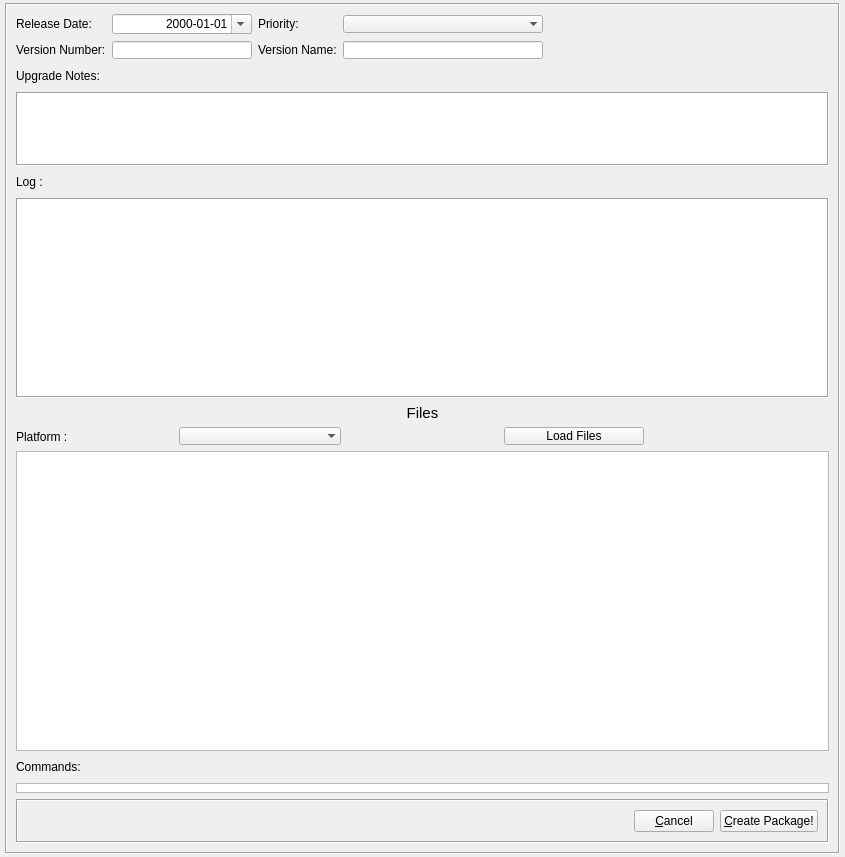
<?xml version="1.0" encoding="UTF-8"?>
<ui version="4.0">
 <class>uiCreatePackage</class>
 <widget class="QWidget" name="uiCreatePackage">
  <property name="geometry">
   <rect>
    <x>0</x>
    <y>0</y>
    <width>845</width>
    <height>857</height>
   </rect>
  </property>
  <property name="sizePolicy">
   <sizepolicy hsizetype="MinimumExpanding" vsizetype="MinimumExpanding">
    <horstretch>0</horstretch>
    <verstretch>0</verstretch>
   </sizepolicy>
  </property>
  <property name="minimumSize">
   <size>
    <width>750</width>
    <height>800</height>
   </size>
  </property>
  <property name="baseSize">
   <size>
    <width>800</width>
    <height>800</height>
   </size>
  </property>
  <property name="windowTitle">
   <string>Dialog</string>
  </property>
  <property name="windowIcon">
   <iconset>
    <normaloff>:/Resources/Images/SystemObjects.png</normaloff>:/Resources/Images/SystemObjects.png</iconset>
  </property>
  <property name="styleSheet">
   <string notr="true"/>
  </property>
  <layout class="QGridLayout" name="gridLayout">
   <property name="leftMargin">
    <number>5</number>
   </property>
   <property name="topMargin">
    <number>3</number>
   </property>
   <property name="rightMargin">
    <number>5</number>
   </property>
   <property name="bottomMargin">
    <number>3</number>
   </property>
   <property name="horizontalSpacing">
    <number>3</number>
   </property>
   <property name="verticalSpacing">
    <number>1</number>
   </property>
   <item row="1" column="0">
    <widget class="QFrame" name="frmMain">
     <property name="frameShape">
      <enum>QFrame::Box</enum>
     </property>
     <property name="frameShadow">
      <enum>QFrame::Sunken</enum>
     </property>
     <layout class="QVBoxLayout" name="verticalLayout">
      <item>
       <layout class="QGridLayout" name="gridLayout_2">
        <item row="0" column="0">
         <widget class="QLabel" name="label_8">
          <property name="text">
           <string>Release Date:</string>
          </property>
         </widget>
        </item>
        <item row="0" column="1">
         <widget class="QDateEdit" name="dedDate">
          <property name="sizePolicy">
           <sizepolicy hsizetype="Preferred" vsizetype="Fixed">
            <horstretch>0</horstretch>
            <verstretch>0</verstretch>
           </sizepolicy>
          </property>
          <property name="minimumSize">
           <size>
            <width>140</width>
            <height>18</height>
           </size>
          </property>
          <property name="alignment">
           <set>Qt::AlignRight|Qt::AlignTrailing|Qt::AlignVCenter</set>
          </property>
          <property name="currentSection">
           <enum>QDateTimeEdit::YearSection</enum>
          </property>
          <property name="displayFormat">
           <string>yyyy-MM-dd</string>
          </property>
          <property name="calendarPopup">
           <bool>true</bool>
          </property>
         </widget>
        </item>
        <item row="0" column="2">
         <widget class="QLabel" name="label_5">
          <property name="text">
           <string>Priority:</string>
          </property>
         </widget>
        </item>
        <item row="0" column="3">
         <widget class="QComboBox" name="cbxPriority">
          <property name="minimumSize">
           <size>
            <width>140</width>
            <height>18</height>
           </size>
          </property>
          <property name="maximumSize">
           <size>
            <width>200</width>
            <height>18</height>
           </size>
          </property>
          <property name="editable">
           <bool>false</bool>
          </property>
          <property name="frame">
           <bool>false</bool>
          </property>
         </widget>
        </item>
        <item row="0" column="4">
         <spacer name="horizontalSpacer_5">
          <property name="orientation">
           <enum>Qt::Horizontal</enum>
          </property>
          <property name="sizeHint" stdset="0">
           <size>
            <width>40</width>
            <height>20</height>
           </size>
          </property>
         </spacer>
        </item>
        <item row="1" column="0">
         <widget class="QLabel" name="label_9">
          <property name="text">
           <string>Version Number:</string>
          </property>
         </widget>
        </item>
        <item row="1" column="1">
         <widget class="QLineEdit" name="ledVersion">
          <property name="sizePolicy">
           <sizepolicy hsizetype="Preferred" vsizetype="Fixed">
            <horstretch>0</horstretch>
            <verstretch>0</verstretch>
           </sizepolicy>
          </property>
          <property name="minimumSize">
           <size>
            <width>80</width>
            <height>18</height>
           </size>
          </property>
          <property name="maximumSize">
           <size>
            <width>9999</width>
            <height>18</height>
           </size>
          </property>
          <property name="styleSheet">
           <string notr="true"/>
          </property>
          <property name="maxLength">
           <number>8</number>
          </property>
         </widget>
        </item>
        <item row="1" column="2">
         <widget class="QLabel" name="label_3">
          <property name="text">
           <string>Version Name:</string>
          </property>
         </widget>
        </item>
        <item row="1" column="3">
         <widget class="QLineEdit" name="ledName">
          <property name="sizePolicy">
           <sizepolicy hsizetype="Preferred" vsizetype="Fixed">
            <horstretch>1</horstretch>
            <verstretch>0</verstretch>
           </sizepolicy>
          </property>
          <property name="minimumSize">
           <size>
            <width>120</width>
            <height>18</height>
           </size>
          </property>
          <property name="maximumSize">
           <size>
            <width>200</width>
            <height>18</height>
           </size>
          </property>
          <property name="styleSheet">
           <string notr="true"/>
          </property>
          <property name="maxLength">
           <number>50</number>
          </property>
         </widget>
        </item>
        <item row="1" column="4">
         <spacer name="horizontalSpacer_4">
          <property name="orientation">
           <enum>Qt::Horizontal</enum>
          </property>
          <property name="sizeHint" stdset="0">
           <size>
            <width>40</width>
            <height>20</height>
           </size>
          </property>
         </spacer>
        </item>
       </layout>
      </item>
      <item>
       <layout class="QGridLayout" name="gridLayout_3">
        <item row="0" column="0">
         <widget class="QLabel" name="label_7">
          <property name="text">
           <string>Upgrade Notes:</string>
          </property>
         </widget>
        </item>
        <item row="0" column="1">
         <spacer name="horizontalSpacer_2">
          <property name="orientation">
           <enum>Qt::Horizontal</enum>
          </property>
          <property name="sizeHint" stdset="0">
           <size>
            <width>286</width>
            <height>20</height>
           </size>
          </property>
         </spacer>
        </item>
        <item row="1" column="0" colspan="2">
         <widget class="QPlainTextEdit" name="txtDescription">
          <property name="maximumSize">
           <size>
            <width>16777215</width>
            <height>100</height>
           </size>
          </property>
          <property name="frameShape">
           <enum>QFrame::Box</enum>
          </property>
         </widget>
        </item>
       </layout>
      </item>
      <item>
       <layout class="QGridLayout" name="gridLayout_6">
        <item row="0" column="0">
         <widget class="QLabel" name="lblLog">
          <property name="text">
           <string>Log :</string>
          </property>
         </widget>
        </item>
        <item row="0" column="1">
         <widget class="QPushButton" name="tbtAddLog">
          <property name="sizePolicy">
           <sizepolicy hsizetype="Fixed" vsizetype="Fixed">
            <horstretch>0</horstretch>
            <verstretch>0</verstretch>
           </sizepolicy>
          </property>
          <property name="maximumSize">
           <size>
            <width>20</width>
            <height>20</height>
           </size>
          </property>
          <property name="text">
           <string/>
          </property>
          <property name="icon">
           <iconset resource="NCreatePackage.qrc">
            <normaloff>:/Resources/Images/Add.png</normaloff>:/Resources/Images/Add.png</iconset>
          </property>
          <property name="shortcut">
           <string notr="true">Ctrl+1</string>
          </property>
          <property name="flat">
           <bool>true</bool>
          </property>
         </widget>
        </item>
        <item row="0" column="2">
         <widget class="QPushButton" name="tbtDeleteLog">
          <property name="sizePolicy">
           <sizepolicy hsizetype="Fixed" vsizetype="Fixed">
            <horstretch>0</horstretch>
            <verstretch>0</verstretch>
           </sizepolicy>
          </property>
          <property name="maximumSize">
           <size>
            <width>20</width>
            <height>20</height>
           </size>
          </property>
          <property name="text">
           <string/>
          </property>
          <property name="icon">
           <iconset resource="NCreatePackage.qrc">
            <normaloff>:/Resources/Images/Minus.png</normaloff>:/Resources/Images/Minus.png</iconset>
          </property>
          <property name="shortcut">
           <string notr="true">Ctrl+2</string>
          </property>
          <property name="flat">
           <bool>true</bool>
          </property>
         </widget>
        </item>
        <item row="0" column="3">
         <spacer name="horizontalSpacer_7">
          <property name="orientation">
           <enum>Qt::Horizontal</enum>
          </property>
          <property name="sizeHint" stdset="0">
           <size>
            <width>40</width>
            <height>20</height>
           </size>
          </property>
         </spacer>
        </item>
        <item row="1" column="0" colspan="4">
         <widget class="QTableView" name="tvwLog">
          <property name="minimumSize">
           <size>
            <width>0</width>
            <height>200</height>
           </size>
          </property>
          <property name="frameShape">
           <enum>QFrame::Box</enum>
          </property>
          <property name="selectionMode">
           <enum>QAbstractItemView::SingleSelection</enum>
          </property>
          <property name="selectionBehavior">
           <enum>QAbstractItemView::SelectRows</enum>
          </property>
          <property name="wordWrap">
           <bool>false</bool>
          </property>
          <attribute name="horizontalHeaderDefaultSectionSize">
           <number>80</number>
          </attribute>
          <attribute name="horizontalHeaderStretchLastSection">
           <bool>true</bool>
          </attribute>
          <attribute name="verticalHeaderMinimumSectionSize">
           <number>15</number>
          </attribute>
          <attribute name="verticalHeaderDefaultSectionSize">
           <number>15</number>
          </attribute>
         </widget>
        </item>
       </layout>
      </item>
      <item>
       <layout class="QGridLayout" name="gridLayout_4">
        <property name="spacing">
         <number>0</number>
        </property>
        <item row="2" column="0" colspan="5">
         <widget class="QTableView" name="tvwFiles">
          <property name="sizePolicy">
           <sizepolicy hsizetype="Expanding" vsizetype="Expanding">
            <horstretch>1</horstretch>
            <verstretch>0</verstretch>
           </sizepolicy>
          </property>
          <property name="minimumSize">
           <size>
            <width>350</width>
            <height>300</height>
           </size>
          </property>
          <property name="editTriggers">
           <set>QAbstractItemView::NoEditTriggers</set>
          </property>
          <property name="tabKeyNavigation">
           <bool>false</bool>
          </property>
          <property name="alternatingRowColors">
           <bool>true</bool>
          </property>
          <property name="selectionMode">
           <enum>QAbstractItemView::SingleSelection</enum>
          </property>
          <property name="selectionBehavior">
           <enum>QAbstractItemView::SelectRows</enum>
          </property>
          <property name="iconSize">
           <size>
            <width>16</width>
            <height>16</height>
           </size>
          </property>
          <property name="horizontalScrollMode">
           <enum>QAbstractItemView::ScrollPerPixel</enum>
          </property>
          <property name="showGrid">
           <bool>false</bool>
          </property>
          <property name="sortingEnabled">
           <bool>true</bool>
          </property>
          <property name="wordWrap">
           <bool>false</bool>
          </property>
          <attribute name="horizontalHeaderVisible">
           <bool>false</bool>
          </attribute>
          <attribute name="horizontalHeaderDefaultSectionSize">
           <number>80</number>
          </attribute>
          <attribute name="horizontalHeaderStretchLastSection">
           <bool>true</bool>
          </attribute>
          <attribute name="verticalHeaderVisible">
           <bool>false</bool>
          </attribute>
          <attribute name="verticalHeaderMinimumSectionSize">
           <number>15</number>
          </attribute>
          <attribute name="verticalHeaderDefaultSectionSize">
           <number>15</number>
          </attribute>
         </widget>
        </item>
        <item row="1" column="2">
         <spacer name="horizontalSpacer">
          <property name="orientation">
           <enum>Qt::Horizontal</enum>
          </property>
          <property name="sizeHint" stdset="0">
           <size>
            <width>24</width>
            <height>29</height>
           </size>
          </property>
         </spacer>
        </item>
        <item row="1" column="0">
         <widget class="QLabel" name="label_14">
          <property name="text">
           <string>Platform :</string>
          </property>
         </widget>
        </item>
        <item row="1" column="1">
         <widget class="QComboBox" name="cbxPlatform">
          <property name="minimumSize">
           <size>
            <width>101</width>
            <height>18</height>
           </size>
          </property>
          <property name="maximumSize">
           <size>
            <width>16777215</width>
            <height>18</height>
           </size>
          </property>
          <property name="editable">
           <bool>false</bool>
          </property>
          <property name="frame">
           <bool>false</bool>
          </property>
         </widget>
        </item>
        <item row="1" column="3" colspan="2">
         <widget class="QPushButton" name="pbtLoadFiles">
          <property name="maximumSize">
           <size>
            <width>140</width>
            <height>18</height>
           </size>
          </property>
          <property name="text">
           <string>Load Files</string>
          </property>
          <property name="icon">
           <iconset resource="NCreatePackage.qrc">
            <normaloff>:/Resources/Images/UploadFiles.png</normaloff>:/Resources/Images/UploadFiles.png</iconset>
          </property>
         </widget>
        </item>
        <item row="0" column="0" colspan="5">
         <widget class="QLabel" name="label_13">
          <property name="font">
           <font>
            <pointsize>11</pointsize>
           </font>
          </property>
          <property name="text">
           <string>Files</string>
          </property>
          <property name="alignment">
           <set>Qt::AlignCenter</set>
          </property>
         </widget>
        </item>
       </layout>
      </item>
      <item>
       <layout class="QGridLayout" name="gridLayout_5">
        <property name="sizeConstraint">
         <enum>QLayout::SetMaximumSize</enum>
        </property>
        <item row="0" column="0">
         <widget class="QLabel" name="lblUpgradeCommand">
          <property name="text">
           <string>Commands:</string>
          </property>
         </widget>
        </item>
        <item row="0" column="1">
         <widget class="QPushButton" name="tbtAddCommand">
          <property name="sizePolicy">
           <sizepolicy hsizetype="Fixed" vsizetype="Fixed">
            <horstretch>0</horstretch>
            <verstretch>0</verstretch>
           </sizepolicy>
          </property>
          <property name="maximumSize">
           <size>
            <width>20</width>
            <height>20</height>
           </size>
          </property>
          <property name="text">
           <string/>
          </property>
          <property name="icon">
           <iconset resource="NCreatePackage.qrc">
            <normaloff>:/Resources/Images/Add.png</normaloff>:/Resources/Images/Add.png</iconset>
          </property>
          <property name="shortcut">
           <string notr="true">Ctrl+1</string>
          </property>
          <property name="flat">
           <bool>true</bool>
          </property>
         </widget>
        </item>
        <item row="0" column="2">
         <widget class="QPushButton" name="tbtDeleteCommand">
          <property name="sizePolicy">
           <sizepolicy hsizetype="Fixed" vsizetype="Fixed">
            <horstretch>0</horstretch>
            <verstretch>0</verstretch>
           </sizepolicy>
          </property>
          <property name="maximumSize">
           <size>
            <width>20</width>
            <height>20</height>
           </size>
          </property>
          <property name="text">
           <string/>
          </property>
          <property name="icon">
           <iconset resource="NCreatePackage.qrc">
            <normaloff>:/Resources/Images/Minus.png</normaloff>:/Resources/Images/Minus.png</iconset>
          </property>
          <property name="shortcut">
           <string notr="true">Ctrl+2</string>
          </property>
          <property name="flat">
           <bool>true</bool>
          </property>
         </widget>
        </item>
        <item row="0" column="3">
         <spacer name="horizontalSpacer_6">
          <property name="orientation">
           <enum>Qt::Horizontal</enum>
          </property>
          <property name="sizeHint" stdset="0">
           <size>
            <width>40</width>
            <height>20</height>
           </size>
          </property>
         </spacer>
        </item>
        <item row="1" column="0" colspan="4">
         <widget class="QTableView" name="tvwUpgradeCommand">
          <property name="sizePolicy">
           <sizepolicy hsizetype="Preferred" vsizetype="Expanding">
            <horstretch>1</horstretch>
            <verstretch>0</verstretch>
           </sizepolicy>
          </property>
          <property name="maximumSize">
           <size>
            <width>16777215</width>
            <height>10</height>
           </size>
          </property>
          <property name="editTriggers">
           <set>QAbstractItemView::AnyKeyPressed|QAbstractItemView::DoubleClicked|QAbstractItemView::EditKeyPressed|QAbstractItemView::SelectedClicked</set>
          </property>
          <property name="tabKeyNavigation">
           <bool>false</bool>
          </property>
          <property name="alternatingRowColors">
           <bool>true</bool>
          </property>
          <property name="selectionMode">
           <enum>QAbstractItemView::SingleSelection</enum>
          </property>
          <property name="selectionBehavior">
           <enum>QAbstractItemView::SelectRows</enum>
          </property>
          <property name="iconSize">
           <size>
            <width>16</width>
            <height>16</height>
           </size>
          </property>
          <property name="horizontalScrollMode">
           <enum>QAbstractItemView::ScrollPerPixel</enum>
          </property>
          <property name="showGrid">
           <bool>false</bool>
          </property>
          <property name="sortingEnabled">
           <bool>true</bool>
          </property>
          <property name="wordWrap">
           <bool>false</bool>
          </property>
          <attribute name="horizontalHeaderVisible">
           <bool>false</bool>
          </attribute>
          <attribute name="horizontalHeaderDefaultSectionSize">
           <number>80</number>
          </attribute>
          <attribute name="horizontalHeaderStretchLastSection">
           <bool>true</bool>
          </attribute>
          <attribute name="verticalHeaderVisible">
           <bool>false</bool>
          </attribute>
          <attribute name="verticalHeaderMinimumSectionSize">
           <number>15</number>
          </attribute>
          <attribute name="verticalHeaderDefaultSectionSize">
           <number>15</number>
          </attribute>
         </widget>
        </item>
       </layout>
      </item>
      <item>
       <widget class="QFrame" name="frame_2">
        <property name="frameShape">
         <enum>QFrame::Box</enum>
        </property>
        <property name="frameShadow">
         <enum>QFrame::Sunken</enum>
        </property>
        <layout class="QHBoxLayout" name="horizontalLayout">
         <item>
          <spacer name="horizontalSpacer_3">
           <property name="orientation">
            <enum>Qt::Horizontal</enum>
           </property>
           <property name="sizeHint" stdset="0">
            <size>
             <width>186</width>
             <height>20</height>
            </size>
           </property>
          </spacer>
         </item>
         <item>
          <widget class="QPushButton" name="pbtCancel">
           <property name="text">
            <string>&amp;Cancel</string>
           </property>
           <property name="icon">
            <iconset resource="NCreatePackage.qrc">
             <normaloff>:/Resources/Images/Cancel.png</normaloff>:/Resources/Images/Cancel.png</iconset>
           </property>
           <property name="flat">
            <bool>false</bool>
           </property>
          </widget>
         </item>
         <item>
          <widget class="QPushButton" name="pbtCreatePackage">
           <property name="text">
            <string>&amp;Create Package!</string>
           </property>
           <property name="icon">
            <iconset resource="NCreatePackage.qrc">
             <normaloff>:/Resources/Images/CreatePackage.png</normaloff>:/Resources/Images/CreatePackage.png</iconset>
           </property>
           <property name="flat">
            <bool>false</bool>
           </property>
          </widget>
         </item>
        </layout>
       </widget>
      </item>
     </layout>
    </widget>
   </item>
  </layout>
 </widget>
 <tabstops>
  <tabstop>dedDate</tabstop>
  <tabstop>cbxPriority</tabstop>
  <tabstop>ledVersion</tabstop>
  <tabstop>ledName</tabstop>
  <tabstop>txtDescription</tabstop>
  <tabstop>tbtAddLog</tabstop>
  <tabstop>tbtDeleteLog</tabstop>
  <tabstop>tvwLog</tabstop>
  <tabstop>cbxPlatform</tabstop>
  <tabstop>pbtLoadFiles</tabstop>
  <tabstop>tvwFiles</tabstop>
  <tabstop>tvwUpgradeCommand</tabstop>
  <tabstop>tbtAddCommand</tabstop>
  <tabstop>tbtDeleteCommand</tabstop>
  <tabstop>pbtCancel</tabstop>
  <tabstop>pbtCreatePackage</tabstop>
 </tabstops>
 <resources>
  <include location="NCreatePackage.qrc"/>
 </resources>
 <connections/>
</ui>
